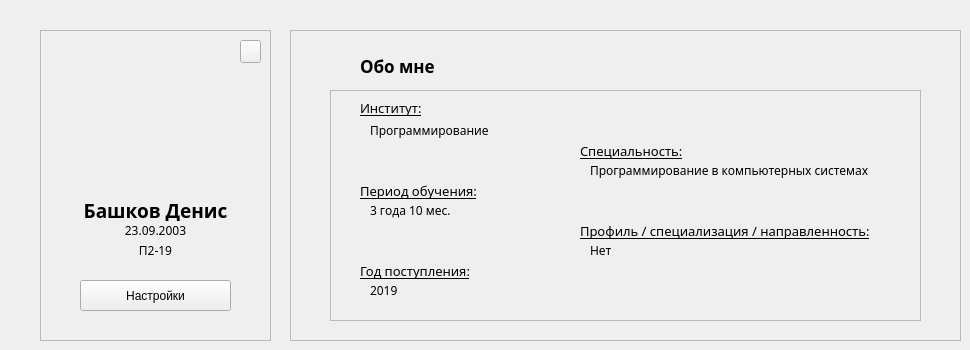
    <widget class="QWidget" name="profile_page">
     <widget class="QFrame" name="main_information">
      <property name="geometry">
       <rect>
        <x>40</x>
        <y>30</y>
        <width>231</width>
        <height>311</height>
       </rect>
      </property>
      <property name="frameShape">
       <enum>QFrame::StyledPanel</enum>
      </property>
      <property name="frameShadow">
       <enum>QFrame::Raised</enum>
      </property>
      <widget class="QLabel" name="image">
       <property name="geometry">
        <rect>
         <x>50</x>
         <y>30</y>
         <width>130</width>
         <height>130</height>
        </rect>
       </property>
       <property name="text">
        <string/>
       </property>
      </widget>
      <widget class="QLabel" name="name">
       <property name="geometry">
        <rect>
         <x>0</x>
         <y>170</y>
         <width>231</width>
         <height>21</height>
        </rect>
       </property>
       <property name="font">
        <font>
         <family>Montserrat SemiBold</family>
         <pointsize>14</pointsize>
         <weight>75</weight>
         <bold>true</bold>
        </font>
       </property>
       <property name="text">
        <string>Башков Денис</string>
       </property>
       <property name="alignment">
        <set>Qt::AlignCenter</set>
       </property>
      </widget>
      <widget class="QLabel" name="group">
       <property name="geometry">
        <rect>
         <x>0</x>
         <y>210</y>
         <width>231</width>
         <height>20</height>
        </rect>
       </property>
       <property name="font">
        <font>
         <family>Montserrat Medium</family>
         <pointsize>9</pointsize>
        </font>
       </property>
       <property name="text">
        <string>П2-19</string>
       </property>
       <property name="alignment">
        <set>Qt::AlignCenter</set>
       </property>
      </widget>
      <widget class="QLabel" name="date">
       <property name="geometry">
        <rect>
         <x>0</x>
         <y>190</y>
         <width>231</width>
         <height>21</height>
        </rect>
       </property>
       <property name="font">
        <font>
         <family>Montserrat Medium</family>
         <pointsize>9</pointsize>
        </font>
       </property>
       <property name="text">
        <string>23.09.2003</string>
       </property>
       <property name="alignment">
        <set>Qt::AlignCenter</set>
       </property>
      </widget>
      <widget class="QPushButton" name="settings">
       <property name="geometry">
        <rect>
         <x>40</x>
         <y>250</y>
         <width>151</width>
         <height>31</height>
        </rect>
       </property>
       <property name="cursor">
        <cursorShape>PointingHandCursor</cursorShape>
       </property>
       <property name="text">
        <string>Настройки</string>
       </property>
      </widget>
      <widget class="QPushButton" name="image_change">
       <property name="geometry">
        <rect>
         <x>200</x>
         <y>10</y>
         <width>21</width>
         <height>23</height>
        </rect>
       </property>
       <property name="cursor">
        <cursorShape>PointingHandCursor</cursorShape>
       </property>
       <property name="text">
        <string/>
       </property>
      </widget>
      <widget class="QLabel" name="image_icon">
       <property name="geometry">
        <rect>
         <x>200</x>
         <y>10</y>
         <width>23</width>
         <height>21</height>
        </rect>
       </property>
       <property name="text">
        <string/>
       </property>
       <property name="pixmap">
        <pixmap>../../icons/change_image.png</pixmap>
       </property>
       <property name="scaledContents">
        <bool>true</bool>
       </property>
       <property name="alignment">
        <set>Qt::AlignCenter</set>
       </property>
      </widget>
      <zorder>image</zorder>
      <zorder>name</zorder>
      <zorder>group</zorder>
      <zorder>date</zorder>
      <zorder>settings</zorder>
      <zorder>image_icon</zorder>
      <zorder>image_change</zorder>
     </widget>
     <widget class="QFrame" name="about_me_main">
      <property name="geometry">
       <rect>
        <x>290</x>
        <y>30</y>
        <width>671</width>
        <height>311</height>
       </rect>
      </property>
      <property name="frameShape">
       <enum>QFrame::StyledPanel</enum>
      </property>
      <property name="frameShadow">
       <enum>QFrame::Raised</enum>
      </property>
      <widget class="QFrame" name="about_me_secondary">
       <property name="geometry">
        <rect>
         <x>40</x>
         <y>60</y>
         <width>591</width>
         <height>231</height>
        </rect>
       </property>
       <property name="frameShape">
        <enum>QFrame::StyledPanel</enum>
       </property>
       <property name="frameShadow">
        <enum>QFrame::Raised</enum>
       </property>
       <widget class="QLabel" name="institute_title">
        <property name="geometry">
         <rect>
          <x>30</x>
          <y>10</y>
          <width>71</width>
          <height>16</height>
         </rect>
        </property>
        <property name="font">
         <font>
          <family>Montserrat Medium</family>
          <pointsize>10</pointsize>
          <underline>true</underline>
         </font>
        </property>
        <property name="styleSheet">
         <string notr="true"/>
        </property>
        <property name="text">
         <string>Институт:</string>
        </property>
       </widget>
       <widget class="QLabel" name="institute_about">
        <property name="geometry">
         <rect>
          <x>40</x>
          <y>30</y>
          <width>121</width>
          <height>20</height>
         </rect>
        </property>
        <property name="font">
         <font>
          <family>Montserrat Medium</family>
          <underline>false</underline>
         </font>
        </property>
        <property name="styleSheet">
         <string notr="true"/>
        </property>
        <property name="text">
         <string>Программирование</string>
        </property>
       </widget>
       <widget class="QLabel" name="specialization_title">
        <property name="geometry">
         <rect>
          <x>250</x>
          <y>50</y>
          <width>111</width>
          <height>21</height>
         </rect>
        </property>
        <property name="font">
         <font>
          <family>Montserrat Medium</family>
          <pointsize>10</pointsize>
          <underline>true</underline>
         </font>
        </property>
        <property name="styleSheet">
         <string notr="true"/>
        </property>
        <property name="text">
         <string>Специальность:</string>
        </property>
       </widget>
       <widget class="QLabel" name="specialization_about">
        <property name="geometry">
         <rect>
          <x>260</x>
          <y>70</y>
          <width>281</width>
          <height>21</height>
         </rect>
        </property>
        <property name="font">
         <font>
          <family>Montserrat Medium</family>
         </font>
        </property>
        <property name="styleSheet">
         <string notr="true"/>
        </property>
        <property name="text">
         <string>Программирование в компьютерных системах</string>
        </property>
       </widget>
       <widget class="QLabel" name="profile_title">
        <property name="geometry">
         <rect>
          <x>250</x>
          <y>130</y>
          <width>311</width>
          <height>21</height>
         </rect>
        </property>
        <property name="font">
         <font>
          <family>Montserrat Medium</family>
          <pointsize>10</pointsize>
          <underline>true</underline>
         </font>
        </property>
        <property name="styleSheet">
         <string notr="true"/>
        </property>
        <property name="text">
         <string>Профиль / специализация / направленность:</string>
        </property>
       </widget>
       <widget class="QLabel" name="profile_about">
        <property name="geometry">
         <rect>
          <x>260</x>
          <y>150</y>
          <width>21</width>
          <height>21</height>
         </rect>
        </property>
        <property name="font">
         <font>
          <family>Montserrat Medium</family>
         </font>
        </property>
        <property name="styleSheet">
         <string notr="true"/>
        </property>
        <property name="text">
         <string>Нет</string>
        </property>
       </widget>
       <widget class="QLabel" name="training_title">
        <property name="geometry">
         <rect>
          <x>30</x>
          <y>90</y>
          <width>131</width>
          <height>21</height>
         </rect>
        </property>
        <property name="font">
         <font>
          <family>Montserrat Medium</family>
          <pointsize>10</pointsize>
          <underline>true</underline>
         </font>
        </property>
        <property name="styleSheet">
         <string notr="true"/>
        </property>
        <property name="text">
         <string>Период обучения:</string>
        </property>
       </widget>
       <widget class="QLabel" name="training_about">
        <property name="geometry">
         <rect>
          <x>40</x>
          <y>110</y>
          <width>81</width>
          <height>21</height>
         </rect>
        </property>
        <property name="font">
         <font>
          <family>Montserrat Medium</family>
         </font>
        </property>
        <property name="styleSheet">
         <string notr="true"/>
        </property>
        <property name="text">
         <string>3 года 10 мес.</string>
        </property>
       </widget>
       <widget class="QLabel" name="year_title">
        <property name="geometry">
         <rect>
          <x>30</x>
          <y>170</y>
          <width>121</width>
          <height>21</height>
         </rect>
        </property>
        <property name="font">
         <font>
          <family>Montserrat Medium</family>
          <pointsize>10</pointsize>
          <underline>true</underline>
         </font>
        </property>
        <property name="styleSheet">
         <string notr="true"/>
        </property>
        <property name="text">
         <string>Год поступления:</string>
        </property>
       </widget>
       <widget class="QLabel" name="year_about">
        <property name="geometry">
         <rect>
          <x>40</x>
          <y>190</y>
          <width>31</width>
          <height>21</height>
         </rect>
        </property>
        <property name="font">
         <font>
          <family>Montserrat Medium</family>
         </font>
        </property>
        <property name="styleSheet">
         <string notr="true"/>
        </property>
        <property name="text">
         <string>2019</string>
        </property>
       </widget>
      </widget>
      <widget class="QLabel" name="title">
       <property name="geometry">
        <rect>
         <x>70</x>
         <y>20</y>
         <width>191</width>
         <height>31</height>
        </rect>
       </property>
       <property name="font">
        <font>
         <family>Montserrat SemiBold</family>
         <pointsize>13</pointsize>
         <weight>75</weight>
         <bold>true</bold>
        </font>
       </property>
       <property name="text">
        <string>Обо мне</string>
       </property>
      </widget>
     </widget>
    </widget>
